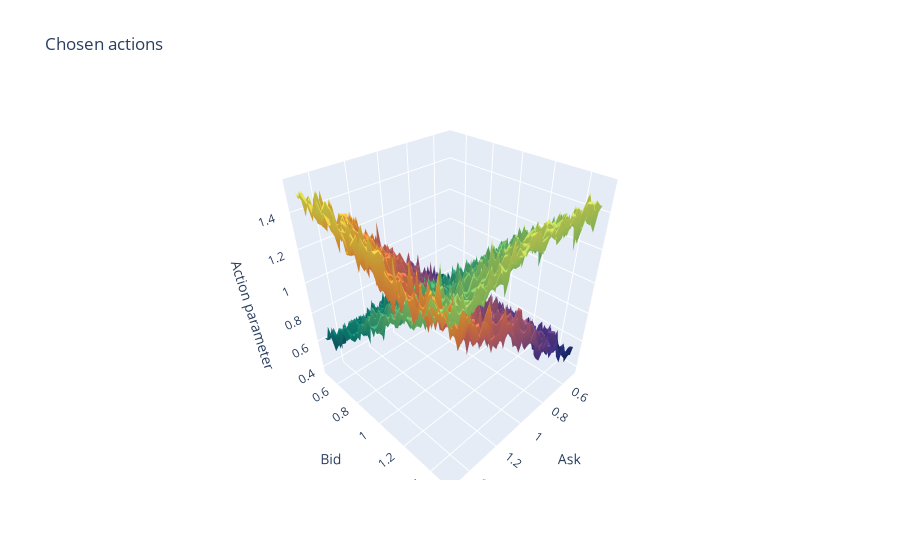

Notebook cell for this chart:
### Code cell
def plot_actions(agent: Agent, cash_balance=1, asset_balance=1):
    best_asks = np.linspace(0.5, 1.5)
    best_bids = np.linspace(0.5, 1.5)
    actions = [
        [
            agent.act(
                Observation(
                    cash_balance=cash_balance,
                    asset_balance=asset_balance,
                    best_bid=best_bid,
                    best_ask=best_ask,
                )
            )
            for best_ask in best_asks
        ]
        for best_bid in best_bids
    ]
    return go.Figure(
        layout=dict(
            title="Chosen actions",
            scene=dict(xaxis_title="Ask", yaxis_title="Bid", zaxis_title="Action parameter"),
        ),
        data=[
            go.Surface(
                name="Ask",
                colorscale="thermal",
                showscale=False,
                x=best_asks,
                y=best_bids,
                z=[[action.ask for action in _actions] for _actions in actions],
            ),
            go.Surface(
                name="Bid",
                colorscale="aggrnyl",
                showscale=False,
                x=best_asks,
                y=best_bids,
                z=[[action.bid for action in _actions] for _actions in actions],
            ),
        ]
    )


plot_actions(experiment.agent.optimal(num_tried_actions=256))

### Figure 1 — Plotly figure (JSON) as saved in the notebook; plotly's stock layout.template omitted (floating-point values rounded to 4 significant figures; data arrays with more than 128 entries replaced by an {"elided": "..."} marker saying what was removed)
{"data": [{"colorscale": [[0, "rgb(3, 35, 51)"], [0.09091, "rgb(13, 48, 100)"], [0.1818, "rgb(53, 50, 155)"], [0.2727, "rgb(93, 62, 153)"], [0.3636, "rgb(126, 77, 143)"], [0.4545, "rgb(158, 89, 135)"], [0.5455, "rgb(193, 100, 121)"], [0.6364, "rgb(225, 113, 97)"], [0.7273, "rgb(246, 139, 69)"], [0.8182, "rgb(251, 173, 60)"], [0.9091, "rgb(246, 211, 70)"], [1, "rgb(231, 250, 90)"]], "name": "Ask", "showscale": false, "type": "surface", "x": [0.5, 0.5204, 0.5408, 0.5612, 0.5816, 0.602, 0.6224, 0.6429, 0.6633, 0.6837, 0.7041, 0.7245, 0.7449, 0.7653, 0.7857, 0.8061, 0.8265, 0.8469, 0.8673, 0.8878, 0.9082, 0.9286, 0.949, 0.9694, 0.9898, 1.01, 1.031, 1.051, 1.071, 1.092, 1.112, 1.133, 1.153, 1.173, 1.194, 1.214, 1.235, 1.255, 1.276, 1.296, 1.316, 1.337, 1.357, 1.378, 1.398, 1.418, 1.439, 1.459, 1.48, 1.5], "y": [0.5, 0.5204, 0.5408, 0.5612, 0.5816, 0.602, 0.6224, 0.6429, 0.6633, 0.6837, 0.7041, 0.7245, 0.7449, 0.7653, 0.7857, 0.8061, 0.8265, 0.8469, 0.8673, 0.8878, 0.9082, 0.9286, 0.949, 0.9694, 0.9898, 1.01, 1.031, 1.051, 1.071, 1.092, 1.112, 1.133, 1.153, 1.173, 1.194, 1.214, 1.235, 1.255, 1.276, 1.296, 1.316, 1.337, 1.357, 1.378, 1.398, 1.418, 1.439, 1.459, 1.48, 1.5], "z": {"elided": "50x50 float values"}}, {"colorscale": [[0, "rgb(36, 86, 104)"], [0.1667, "rgb(15, 114, 121)"], [0.3333, "rgb(13, 143, 129)"], [0.5, "rgb(57, 171, 126)"], [0.6667, "rgb(110, 197, 116)"], [0.8333, "rgb(169, 220, 103)"], [1, "rgb(237, 239, 93)"]], "name": "Bid", "showscale": false, "type": "surface", "x": [0.5, 0.5204, 0.5408, 0.5612, 0.5816, 0.602, 0.6224, 0.6429, 0.6633, 0.6837, 0.7041, 0.7245, 0.7449, 0.7653, 0.7857, 0.8061, 0.8265, 0.8469, 0.8673, 0.8878, 0.9082, 0.9286, 0.949, 0.9694, 0.9898, 1.01, 1.031, 1.051, 1.071, 1.092, 1.112, 1.133, 1.153, 1.173, 1.194, 1.214, 1.235, 1.255, 1.276, 1.296, 1.316, 1.337, 1.357, 1.378, 1.398, 1.418, 1.439, 1.459, 1.48, 1.5], "y": [0.5, 0.5204, 0.5408, 0.5612, 0.5816, 0.602, 0.6224, 0.6429, 0.6633, 0.6837, 0.7041, 0.7245, 0.7449, 0.7653, 0.7857, 0.8061, 0.8265, 0.8469, 0.8673, 0.8878, 0.9082, 0.9286, 0.949, 0.9694, 0.9898, 1.01, 1.031, 1.051, 1.071, 1.092, 1.112, 1.133, 1.153, 1.173, 1.194, 1.214, 1.235, 1.255, 1.276, 1.296, 1.316, 1.337, 1.357, 1.378, 1.398, 1.418, 1.439, 1.459, 1.48, 1.5], "z": {"elided": "50x50 float values"}}], "layout": {"scene": {"xaxis": {"title": {"text": "Ask"}}, "yaxis": {"title": {"text": "Bid"}}, "zaxis": {"title": {"text": "Action parameter"}}}, "title": {"text": "Chosen actions"}}}
